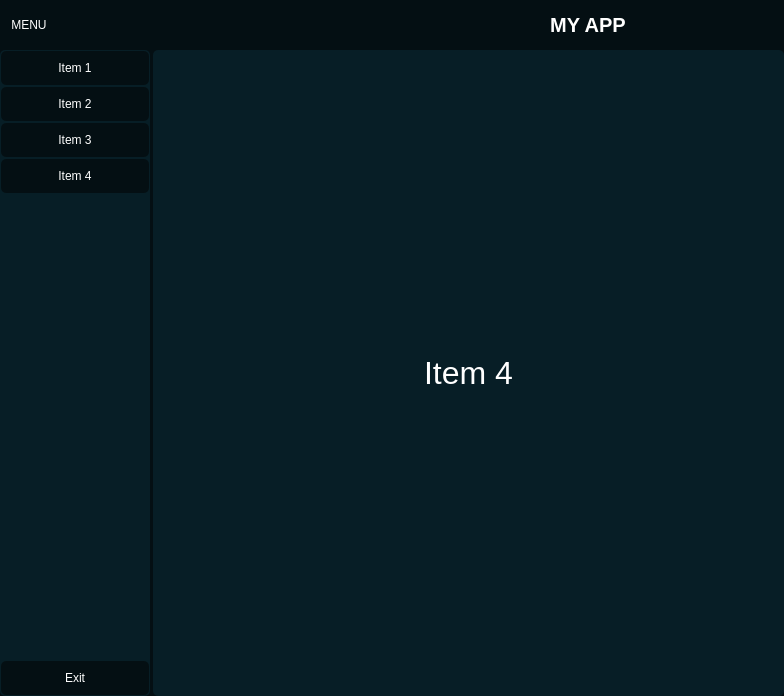
<?xml version="1.0" encoding="UTF-8"?>
<ui version="4.0">
 <class>MainWindow</class>
 <widget class="QMainWindow" name="MainWindow">
  <property name="geometry">
   <rect>
    <x>0</x>
    <y>0</y>
    <width>784</width>
    <height>696</height>
   </rect>
  </property>
  <property name="windowTitle">
   <string>MainWindow</string>
  </property>
  <widget class="QWidget" name="centralwidget">
   <property name="styleSheet">
    <string notr="true">*{
	border: none;
	background-color:  transparent;
	color:  white;
}
#centralwidget{
	background-color: rgb(4, 15, 19);
}
#side_menu{
	background-color: rgb(7, 30, 38);
	border-radius: 5px;
}
QPushButton{
	padding: 10px;
	background-color: rgb(4, 15, 19);
	border-radius: 5px;
	margin: 1px;
}
#main_body{
	background-color: rgb(7, 30, 38);
	border-radius: 5px;
	margin-left: 3px;
}
</string>
   </property>
   <layout class="QVBoxLayout" name="verticalLayout">
    <property name="spacing">
     <number>0</number>
    </property>
    <property name="leftMargin">
     <number>0</number>
    </property>
    <property name="topMargin">
     <number>0</number>
    </property>
    <property name="rightMargin">
     <number>0</number>
    </property>
    <property name="bottomMargin">
     <number>0</number>
    </property>
    <item alignment="Qt::AlignTop">
     <widget class="QFrame" name="header">
      <property name="minimumSize">
       <size>
        <width>0</width>
        <height>50</height>
       </size>
      </property>
      <property name="maximumSize">
       <size>
        <width>16777215</width>
        <height>50</height>
       </size>
      </property>
      <property name="frameShape">
       <enum>QFrame::StyledPanel</enum>
      </property>
      <property name="frameShadow">
       <enum>QFrame::Raised</enum>
      </property>
      <layout class="QHBoxLayout" name="horizontalLayout_2">
       <property name="spacing">
        <number>0</number>
       </property>
       <property name="leftMargin">
        <number>0</number>
       </property>
       <property name="topMargin">
        <number>0</number>
       </property>
       <property name="rightMargin">
        <number>0</number>
       </property>
       <property name="bottomMargin">
        <number>0</number>
       </property>
       <item alignment="Qt::AlignLeft">
        <widget class="QFrame" name="frame">
         <property name="frameShape">
          <enum>QFrame::StyledPanel</enum>
         </property>
         <property name="frameShadow">
          <enum>QFrame::Raised</enum>
         </property>
         <layout class="QHBoxLayout" name="horizontalLayout_4">
          <property name="spacing">
           <number>0</number>
          </property>
          <property name="leftMargin">
           <number>0</number>
          </property>
          <property name="topMargin">
           <number>0</number>
          </property>
          <property name="rightMargin">
           <number>0</number>
          </property>
          <property name="bottomMargin">
           <number>0</number>
          </property>
          <item alignment="Qt::AlignLeft">
           <widget class="QPushButton" name="menuBtn">
            <property name="minimumSize">
             <size>
              <width>0</width>
              <height>35</height>
             </size>
            </property>
            <property name="maximumSize">
             <size>
              <width>16777215</width>
              <height>35</height>
             </size>
            </property>
            <property name="text">
             <string>MENU</string>
            </property>
            <property name="icon">
             <iconset resource="icons.qrc">
              <normaloff>:/icons/feather/align-justify.svg</normaloff>:/icons/feather/align-justify.svg</iconset>
            </property>
            <property name="iconSize">
             <size>
              <width>24</width>
              <height>24</height>
             </size>
            </property>
            <property name="checkable">
             <bool>true</bool>
            </property>
           </widget>
          </item>
         </layout>
        </widget>
       </item>
       <item>
        <widget class="QFrame" name="frame_3">
         <property name="frameShape">
          <enum>QFrame::StyledPanel</enum>
         </property>
         <property name="frameShadow">
          <enum>QFrame::Raised</enum>
         </property>
         <layout class="QHBoxLayout" name="horizontalLayout_3">
          <property name="spacing">
           <number>0</number>
          </property>
          <property name="leftMargin">
           <number>0</number>
          </property>
          <property name="topMargin">
           <number>0</number>
          </property>
          <property name="rightMargin">
           <number>0</number>
          </property>
          <property name="bottomMargin">
           <number>0</number>
          </property>
          <item>
           <widget class="QLabel" name="label">
            <property name="minimumSize">
             <size>
              <width>0</width>
              <height>10</height>
             </size>
            </property>
            <property name="font">
             <font>
              <pointsize>15</pointsize>
              <bold>true</bold>
             </font>
            </property>
            <property name="text">
             <string>MY APP</string>
            </property>
            <property name="alignment">
             <set>Qt::AlignCenter</set>
            </property>
           </widget>
          </item>
         </layout>
        </widget>
       </item>
      </layout>
     </widget>
    </item>
    <item>
     <widget class="QFrame" name="frame_2">
      <property name="sizePolicy">
       <sizepolicy hsizetype="Preferred" vsizetype="Expanding">
        <horstretch>0</horstretch>
        <verstretch>0</verstretch>
       </sizepolicy>
      </property>
      <property name="frameShape">
       <enum>QFrame::StyledPanel</enum>
      </property>
      <property name="frameShadow">
       <enum>QFrame::Raised</enum>
      </property>
      <layout class="QHBoxLayout" name="horizontalLayout">
       <property name="spacing">
        <number>0</number>
       </property>
       <property name="leftMargin">
        <number>0</number>
       </property>
       <property name="topMargin">
        <number>0</number>
       </property>
       <property name="rightMargin">
        <number>0</number>
       </property>
       <property name="bottomMargin">
        <number>0</number>
       </property>
       <item>
        <widget class="QFrame" name="side_menu">
         <layout class="QVBoxLayout" name="verticalLayout_2">
          <property name="spacing">
           <number>0</number>
          </property>
          <property name="leftMargin">
           <number>0</number>
          </property>
          <property name="topMargin">
           <number>0</number>
          </property>
          <property name="rightMargin">
           <number>0</number>
          </property>
          <property name="bottomMargin">
           <number>0</number>
          </property>
          <item alignment="Qt::AlignTop">
           <widget class="QFrame" name="frame_4">
            <property name="minimumSize">
             <size>
              <width>150</width>
              <height>0</height>
             </size>
            </property>
            <property name="maximumSize">
             <size>
              <width>150</width>
              <height>16777215</height>
             </size>
            </property>
            <property name="frameShape">
             <enum>QFrame::StyledPanel</enum>
            </property>
            <property name="frameShadow">
             <enum>QFrame::Raised</enum>
            </property>
            <layout class="QVBoxLayout" name="verticalLayout_8">
             <property name="spacing">
              <number>0</number>
             </property>
             <property name="leftMargin">
              <number>0</number>
             </property>
             <property name="topMargin">
              <number>0</number>
             </property>
             <property name="rightMargin">
              <number>0</number>
             </property>
             <property name="bottomMargin">
              <number>0</number>
             </property>
             <item>
              <layout class="QVBoxLayout" name="verticalLayout_3">
               <property name="spacing">
                <number>0</number>
               </property>
               <item>
                <widget class="QPushButton" name="pushButton_2">
                 <property name="text">
                  <string>Item 1</string>
                 </property>
                 <property name="icon">
                  <iconset resource="icons.qrc">
                   <normaloff>:/icons/feather/chrome.svg</normaloff>:/icons/feather/chrome.svg</iconset>
                 </property>
                </widget>
               </item>
               <item>
                <widget class="QPushButton" name="pushButton_3">
                 <property name="text">
                  <string>Item 2</string>
                 </property>
                 <property name="icon">
                  <iconset resource="icons.qrc">
                   <normaloff>:/icons/feather/archive.svg</normaloff>:/icons/feather/archive.svg</iconset>
                 </property>
                </widget>
               </item>
               <item>
                <widget class="QPushButton" name="pushButton_4">
                 <property name="text">
                  <string>Item 3</string>
                 </property>
                 <property name="icon">
                  <iconset resource="icons.qrc">
                   <normaloff>:/icons/feather/aperture.svg</normaloff>:/icons/feather/aperture.svg</iconset>
                 </property>
                </widget>
               </item>
               <item>
                <widget class="QPushButton" name="pushButton_5">
                 <property name="text">
                  <string>Item 4</string>
                 </property>
                 <property name="icon">
                  <iconset resource="icons.qrc">
                   <normaloff>:/icons/feather/paperclip.svg</normaloff>:/icons/feather/paperclip.svg</iconset>
                 </property>
                </widget>
               </item>
              </layout>
             </item>
            </layout>
           </widget>
          </item>
          <item>
           <spacer name="verticalSpacer">
            <property name="orientation">
             <enum>Qt::Vertical</enum>
            </property>
            <property name="sizeHint" stdset="0">
             <size>
              <width>20</width>
              <height>40</height>
             </size>
            </property>
           </spacer>
          </item>
          <item>
           <widget class="QPushButton" name="pushButton">
            <property name="text">
             <string>Exit</string>
            </property>
            <property name="icon">
             <iconset resource="icons.qrc">
              <normaloff>:/icons/feather/x-circle.svg</normaloff>:/icons/feather/x-circle.svg</iconset>
            </property>
           </widget>
          </item>
         </layout>
        </widget>
       </item>
       <item>
        <widget class="QFrame" name="main_body">
         <property name="sizePolicy">
          <sizepolicy hsizetype="Expanding" vsizetype="Preferred">
           <horstretch>0</horstretch>
           <verstretch>0</verstretch>
          </sizepolicy>
         </property>
         <property name="frameShape">
          <enum>QFrame::StyledPanel</enum>
         </property>
         <property name="frameShadow">
          <enum>QFrame::Raised</enum>
         </property>
         <layout class="QHBoxLayout" name="horizontalLayout_5">
          <item>
           <widget class="QStackedWidget" name="stackedWidget">
            <property name="currentIndex">
             <number>2</number>
            </property>
            <widget class="QWidget" name="page_1">
             <layout class="QVBoxLayout" name="verticalLayout_4">
              <item>
               <widget class="QLabel" name="label_1">
                <property name="font">
                 <font>
                  <pointsize>24</pointsize>
                 </font>
                </property>
                <property name="text">
                 <string>Item 1</string>
                </property>
                <property name="alignment">
                 <set>Qt::AlignCenter</set>
                </property>
               </widget>
              </item>
             </layout>
            </widget>
            <widget class="QWidget" name="page_2">
             <layout class="QVBoxLayout" name="verticalLayout_5">
              <item>
               <widget class="QLabel" name="label_2">
                <property name="font">
                 <font>
                  <pointsize>24</pointsize>
                 </font>
                </property>
                <property name="text">
                 <string>Item 2</string>
                </property>
                <property name="alignment">
                 <set>Qt::AlignCenter</set>
                </property>
               </widget>
              </item>
             </layout>
            </widget>
            <widget class="QWidget" name="page_4">
             <layout class="QVBoxLayout" name="verticalLayout_7">
              <item>
               <widget class="QLabel" name="label_4">
                <property name="font">
                 <font>
                  <pointsize>24</pointsize>
                 </font>
                </property>
                <property name="text">
                 <string>Item 4</string>
                </property>
                <property name="alignment">
                 <set>Qt::AlignCenter</set>
                </property>
               </widget>
              </item>
             </layout>
            </widget>
            <widget class="QWidget" name="page_3">
             <layout class="QVBoxLayout" name="verticalLayout_6">
              <item>
               <widget class="QLabel" name="label_3">
                <property name="font">
                 <font>
                  <pointsize>24</pointsize>
                 </font>
                </property>
                <property name="text">
                 <string>Item 3</string>
                </property>
                <property name="alignment">
                 <set>Qt::AlignCenter</set>
                </property>
               </widget>
              </item>
             </layout>
            </widget>
           </widget>
          </item>
         </layout>
        </widget>
       </item>
      </layout>
     </widget>
    </item>
   </layout>
  </widget>
 </widget>
 <resources>
  <include location="icons.qrc"/>
 </resources>
 <connections>
  <connection>
   <sender>menuBtn</sender>
   <signal>toggled(bool)</signal>
   <receiver>side_menu</receiver>
   <slot>setHidden(bool)</slot>
   <hints>
    <hint type="sourcelabel">
     <x>79</x>
     <y>23</y>
    </hint>
    <hint type="destinationlabel">
     <x>107</x>
     <y>267</y>
    </hint>
   </hints>
  </connection>
  <connection>
   <sender>pushButton</sender>
   <signal>clicked()</signal>
   <receiver>MainWindow</receiver>
   <slot>close()</slot>
   <hints>
    <hint type="sourcelabel">
     <x>91</x>
     <y>493</y>
    </hint>
    <hint type="destinationlabel">
     <x>-106</x>
     <y>403</y>
    </hint>
   </hints>
  </connection>
 </connections>
</ui>
